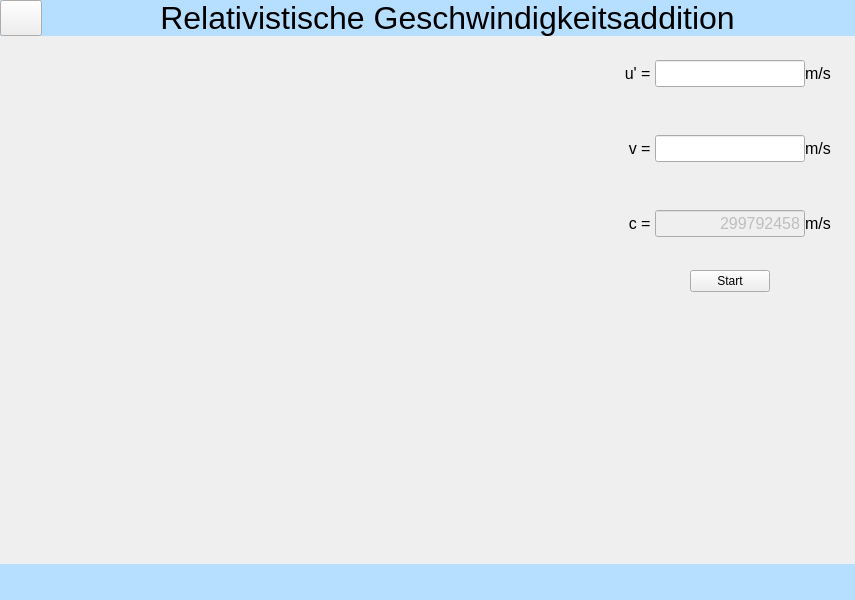
<?xml version="1.0" encoding="UTF-8"?>
<ui version="4.0">
 <class>Form</class>
 <widget class="QWidget" name="Form">
  <property name="geometry">
   <rect>
    <x>0</x>
    <y>0</y>
    <width>855</width>
    <height>600</height>
   </rect>
  </property>
  <property name="windowTitle">
   <string>Form</string>
  </property>
  <property name="styleSheet">
   <string notr="true">.QWidget{
	border: none;
}
.QFrame{
	border: none;
}
#top_frame{
	background-color: rgb(181, 222, 255);
}
#bot_frame{
	background-color: rgb(181, 222, 255);
}
#leftS{
	background-color: rgb(196, 196, 196);
}</string>
  </property>
  <layout class="QVBoxLayout" name="verticalLayout_7">
   <property name="spacing">
    <number>0</number>
   </property>
   <property name="leftMargin">
    <number>0</number>
   </property>
   <property name="topMargin">
    <number>0</number>
   </property>
   <property name="rightMargin">
    <number>0</number>
   </property>
   <property name="bottomMargin">
    <number>0</number>
   </property>
   <item>
    <widget class="QFrame" name="frame">
     <property name="minimumSize">
      <size>
       <width>0</width>
       <height>500</height>
      </size>
     </property>
     <property name="frameShape">
      <enum>QFrame::StyledPanel</enum>
     </property>
     <property name="frameShadow">
      <enum>QFrame::Raised</enum>
     </property>
     <layout class="QHBoxLayout" name="horizontalLayout_2">
      <property name="spacing">
       <number>0</number>
      </property>
      <property name="leftMargin">
       <number>0</number>
      </property>
      <property name="topMargin">
       <number>0</number>
      </property>
      <property name="rightMargin">
       <number>0</number>
      </property>
      <property name="bottomMargin">
       <number>0</number>
      </property>
      <item>
       <widget class="QFrame" name="leftS">
        <property name="maximumSize">
         <size>
          <width>0</width>
          <height>16777215</height>
         </size>
        </property>
        <property name="frameShape">
         <enum>QFrame::StyledPanel</enum>
        </property>
        <property name="frameShadow">
         <enum>QFrame::Raised</enum>
        </property>
        <layout class="QHBoxLayout" name="horizontalLayout_3">
         <property name="spacing">
          <number>0</number>
         </property>
         <property name="leftMargin">
          <number>0</number>
         </property>
         <property name="topMargin">
          <number>0</number>
         </property>
         <property name="rightMargin">
          <number>0</number>
         </property>
         <property name="bottomMargin">
          <number>0</number>
         </property>
         <item>
          <widget class="QFrame" name="frame_4">
           <property name="minimumSize">
            <size>
             <width>200</width>
             <height>0</height>
            </size>
           </property>
           <property name="frameShape">
            <enum>QFrame::StyledPanel</enum>
           </property>
           <property name="frameShadow">
            <enum>QFrame::Raised</enum>
           </property>
           <layout class="QVBoxLayout" name="verticalLayout_3">
            <property name="spacing">
             <number>-1</number>
            </property>
            <property name="leftMargin">
             <number>0</number>
            </property>
            <property name="topMargin">
             <number>0</number>
            </property>
            <property name="rightMargin">
             <number>0</number>
            </property>
            <property name="bottomMargin">
             <number>0</number>
            </property>
            <item>
             <widget class="QLabel" name="label_2">
              <property name="maximumSize">
               <size>
                <width>16777215</width>
                <height>36</height>
               </size>
              </property>
              <property name="font">
               <font>
                <pointsize>24</pointsize>
               </font>
              </property>
              <property name="text">
               <string>Menü</string>
              </property>
              <property name="alignment">
               <set>Qt::AlignCenter</set>
              </property>
             </widget>
            </item>
            <item>
             <widget class="QPushButton" name="pushButton">
              <property name="text">
               <string>Zeitdilatation</string>
              </property>
             </widget>
            </item>
            <item>
             <spacer name="verticalSpacer">
              <property name="orientation">
               <enum>Qt::Vertical</enum>
              </property>
              <property name="sizeHint" stdset="0">
               <size>
                <width>20</width>
                <height>40</height>
               </size>
              </property>
             </spacer>
            </item>
            <item>
             <widget class="QPushButton" name="btn_back">
              <property name="text">
               <string>Hauptmenü</string>
              </property>
             </widget>
            </item>
           </layout>
          </widget>
         </item>
        </layout>
       </widget>
      </item>
      <item>
       <widget class="QFrame" name="rightS">
        <property name="frameShape">
         <enum>QFrame::StyledPanel</enum>
        </property>
        <property name="frameShadow">
         <enum>QFrame::Raised</enum>
        </property>
        <layout class="QVBoxLayout" name="verticalLayout">
         <property name="spacing">
          <number>0</number>
         </property>
         <property name="leftMargin">
          <number>0</number>
         </property>
         <property name="topMargin">
          <number>0</number>
         </property>
         <property name="rightMargin">
          <number>0</number>
         </property>
         <property name="bottomMargin">
          <number>0</number>
         </property>
         <item>
          <widget class="QFrame" name="top_frame">
           <property name="maximumSize">
            <size>
             <width>16777215</width>
             <height>36</height>
            </size>
           </property>
           <property name="frameShape">
            <enum>QFrame::StyledPanel</enum>
           </property>
           <property name="frameShadow">
            <enum>QFrame::Raised</enum>
           </property>
           <layout class="QHBoxLayout" name="horizontalLayout_4">
            <property name="spacing">
             <number>0</number>
            </property>
            <property name="leftMargin">
             <number>0</number>
            </property>
            <property name="topMargin">
             <number>0</number>
            </property>
            <property name="rightMargin">
             <number>0</number>
            </property>
            <property name="bottomMargin">
             <number>0</number>
            </property>
            <item>
             <widget class="QFrame" name="frame_8">
              <property name="minimumSize">
               <size>
                <width>42</width>
                <height>36</height>
               </size>
              </property>
              <property name="maximumSize">
               <size>
                <width>42</width>
                <height>36</height>
               </size>
              </property>
              <property name="frameShape">
               <enum>QFrame::StyledPanel</enum>
              </property>
              <property name="frameShadow">
               <enum>QFrame::Raised</enum>
              </property>
              <layout class="QVBoxLayout" name="verticalLayout_2">
               <property name="spacing">
                <number>0</number>
               </property>
               <property name="leftMargin">
                <number>0</number>
               </property>
               <property name="topMargin">
                <number>0</number>
               </property>
               <property name="rightMargin">
                <number>0</number>
               </property>
               <property name="bottomMargin">
                <number>0</number>
               </property>
               <item>
                <widget class="QPushButton" name="menuButton">
                 <property name="minimumSize">
                  <size>
                   <width>42</width>
                   <height>36</height>
                  </size>
                 </property>
                 <property name="maximumSize">
                  <size>
                   <width>42</width>
                   <height>36</height>
                  </size>
                 </property>
                 <property name="text">
                  <string/>
                 </property>
                 <property name="icon">
                  <iconset>
                   <normaloff>icons8-menue-30.png</normaloff>icons8-menue-30.png</iconset>
                 </property>
                </widget>
               </item>
              </layout>
             </widget>
            </item>
            <item>
             <spacer name="horizontalSpacer">
              <property name="orientation">
               <enum>Qt::Horizontal</enum>
              </property>
              <property name="sizeHint" stdset="0">
               <size>
                <width>178</width>
                <height>20</height>
               </size>
              </property>
             </spacer>
            </item>
            <item>
             <widget class="QLabel" name="label">
              <property name="font">
               <font>
                <pointsize>24</pointsize>
               </font>
              </property>
              <property name="text">
               <string>Relativistische Geschwindigkeitsaddition</string>
              </property>
              <property name="alignment">
               <set>Qt::AlignCenter</set>
              </property>
             </widget>
            </item>
            <item>
             <spacer name="horizontalSpacer_2">
              <property name="orientation">
               <enum>Qt::Horizontal</enum>
              </property>
              <property name="sizeHint" stdset="0">
               <size>
                <width>179</width>
                <height>20</height>
               </size>
              </property>
             </spacer>
            </item>
           </layout>
          </widget>
         </item>
         <item>
          <widget class="QFrame" name="frame_3">
           <property name="minimumSize">
            <size>
             <width>0</width>
             <height>100</height>
            </size>
           </property>
           <property name="frameShape">
            <enum>QFrame::StyledPanel</enum>
           </property>
           <property name="frameShadow">
            <enum>QFrame::Raised</enum>
           </property>
           <layout class="QHBoxLayout" name="horizontalLayout_5">
            <property name="spacing">
             <number>0</number>
            </property>
            <property name="leftMargin">
             <number>0</number>
            </property>
            <property name="topMargin">
             <number>0</number>
            </property>
            <property name="rightMargin">
             <number>0</number>
            </property>
            <property name="bottomMargin">
             <number>0</number>
            </property>
            <item>
             <widget class="mplWidget" name="mplWidget" native="true">
              <property name="minimumSize">
               <size>
                <width>394</width>
                <height>461</height>
               </size>
              </property>
             </widget>
            </item>
            <item>
             <widget class="QFrame" name="frame_2">
              <property name="maximumSize">
               <size>
                <width>250</width>
                <height>16777215</height>
               </size>
              </property>
              <property name="frameShape">
               <enum>QFrame::StyledPanel</enum>
              </property>
              <property name="frameShadow">
               <enum>QFrame::Raised</enum>
              </property>
              <layout class="QVBoxLayout" name="verticalLayout_5">
               <property name="spacing">
                <number>0</number>
               </property>
               <property name="leftMargin">
                <number>0</number>
               </property>
               <property name="topMargin">
                <number>0</number>
               </property>
               <property name="rightMargin">
                <number>0</number>
               </property>
               <property name="bottomMargin">
                <number>0</number>
               </property>
               <item>
                <widget class="QFrame" name="frame_7">
                 <property name="minimumSize">
                  <size>
                   <width>0</width>
                   <height>150</height>
                  </size>
                 </property>
                 <property name="maximumSize">
                  <size>
                   <width>250</width>
                   <height>225</height>
                  </size>
                 </property>
                 <property name="styleSheet">
                  <string notr="true"/>
                 </property>
                 <property name="frameShape">
                  <enum>QFrame::StyledPanel</enum>
                 </property>
                 <property name="frameShadow">
                  <enum>QFrame::Raised</enum>
                 </property>
                 <layout class="QVBoxLayout" name="verticalLayout_4">
                  <property name="spacing">
                   <number>0</number>
                  </property>
                  <property name="leftMargin">
                   <number>0</number>
                  </property>
                  <property name="topMargin">
                   <number>0</number>
                  </property>
                  <property name="rightMargin">
                   <number>0</number>
                  </property>
                  <property name="bottomMargin">
                   <number>0</number>
                  </property>
                  <item>
                   <widget class="QFrame" name="frame_9">
                    <property name="minimumSize">
                     <size>
                      <width>0</width>
                      <height>50</height>
                     </size>
                    </property>
                    <property name="maximumSize">
                     <size>
                      <width>250</width>
                      <height>75</height>
                     </size>
                    </property>
                    <property name="frameShape">
                     <enum>QFrame::StyledPanel</enum>
                    </property>
                    <property name="frameShadow">
                     <enum>QFrame::Raised</enum>
                    </property>
                    <layout class="QHBoxLayout" name="horizontalLayout_7">
                     <property name="spacing">
                      <number>0</number>
                     </property>
                     <property name="leftMargin">
                      <number>0</number>
                     </property>
                     <property name="topMargin">
                      <number>0</number>
                     </property>
                     <property name="rightMargin">
                      <number>0</number>
                     </property>
                     <property name="bottomMargin">
                      <number>0</number>
                     </property>
                     <item>
                      <widget class="QLabel" name="label_3">
                       <property name="minimumSize">
                        <size>
                         <width>50</width>
                         <height>0</height>
                        </size>
                       </property>
                       <property name="maximumSize">
                        <size>
                         <width>50</width>
                         <height>16777215</height>
                        </size>
                       </property>
                       <property name="font">
                        <font>
                         <pointsize>12</pointsize>
                        </font>
                       </property>
                       <property name="text">
                        <string>u' = </string>
                       </property>
                       <property name="alignment">
                        <set>Qt::AlignRight|Qt::AlignTrailing|Qt::AlignVCenter</set>
                       </property>
                      </widget>
                     </item>
                     <item>
                      <widget class="QLineEdit" name="lineEdit_u2">
                       <property name="minimumSize">
                        <size>
                         <width>100</width>
                         <height>0</height>
                        </size>
                       </property>
                       <property name="maximumSize">
                        <size>
                         <width>150</width>
                         <height>16777215</height>
                        </size>
                       </property>
                       <property name="font">
                        <font>
                         <pointsize>12</pointsize>
                        </font>
                       </property>
                       <property name="inputMethodHints">
                        <set>Qt::ImhNone</set>
                       </property>
                       <property name="alignment">
                        <set>Qt::AlignRight|Qt::AlignTrailing|Qt::AlignVCenter</set>
                       </property>
                      </widget>
                     </item>
                     <item>
                      <widget class="QLabel" name="label_11">
                       <property name="minimumSize">
                        <size>
                         <width>50</width>
                         <height>0</height>
                        </size>
                       </property>
                       <property name="font">
                        <font>
                         <pointsize>12</pointsize>
                        </font>
                       </property>
                       <property name="text">
                        <string>m/s</string>
                       </property>
                      </widget>
                     </item>
                    </layout>
                   </widget>
                  </item>
                  <item>
                   <widget class="QFrame" name="frame_10">
                    <property name="minimumSize">
                     <size>
                      <width>0</width>
                      <height>50</height>
                     </size>
                    </property>
                    <property name="maximumSize">
                     <size>
                      <width>250</width>
                      <height>75</height>
                     </size>
                    </property>
                    <property name="styleSheet">
                     <string notr="true"/>
                    </property>
                    <property name="frameShape">
                     <enum>QFrame::StyledPanel</enum>
                    </property>
                    <property name="frameShadow">
                     <enum>QFrame::Raised</enum>
                    </property>
                    <layout class="QHBoxLayout" name="horizontalLayout_8">
                     <property name="spacing">
                      <number>0</number>
                     </property>
                     <property name="leftMargin">
                      <number>0</number>
                     </property>
                     <property name="topMargin">
                      <number>0</number>
                     </property>
                     <property name="rightMargin">
                      <number>0</number>
                     </property>
                     <property name="bottomMargin">
                      <number>0</number>
                     </property>
                     <item>
                      <widget class="QLabel" name="label_9">
                       <property name="minimumSize">
                        <size>
                         <width>50</width>
                         <height>0</height>
                        </size>
                       </property>
                       <property name="maximumSize">
                        <size>
                         <width>50</width>
                         <height>16777215</height>
                        </size>
                       </property>
                       <property name="font">
                        <font>
                         <pointsize>12</pointsize>
                        </font>
                       </property>
                       <property name="text">
                        <string>v = </string>
                       </property>
                       <property name="alignment">
                        <set>Qt::AlignRight|Qt::AlignTrailing|Qt::AlignVCenter</set>
                       </property>
                      </widget>
                     </item>
                     <item>
                      <widget class="QLineEdit" name="lineEdit_v">
                       <property name="minimumSize">
                        <size>
                         <width>100</width>
                         <height>0</height>
                        </size>
                       </property>
                       <property name="maximumSize">
                        <size>
                         <width>150</width>
                         <height>16777215</height>
                        </size>
                       </property>
                       <property name="font">
                        <font>
                         <pointsize>12</pointsize>
                        </font>
                       </property>
                       <property name="styleSheet">
                        <string notr="true"/>
                       </property>
                       <property name="alignment">
                        <set>Qt::AlignRight|Qt::AlignTrailing|Qt::AlignVCenter</set>
                       </property>
                      </widget>
                     </item>
                     <item>
                      <widget class="QLabel" name="label_12">
                       <property name="minimumSize">
                        <size>
                         <width>50</width>
                         <height>0</height>
                        </size>
                       </property>
                       <property name="font">
                        <font>
                         <pointsize>12</pointsize>
                        </font>
                       </property>
                       <property name="text">
                        <string>m/s</string>
                       </property>
                      </widget>
                     </item>
                    </layout>
                   </widget>
                  </item>
                  <item>
                   <widget class="QFrame" name="frame_11">
                    <property name="minimumSize">
                     <size>
                      <width>0</width>
                      <height>50</height>
                     </size>
                    </property>
                    <property name="maximumSize">
                     <size>
                      <width>250</width>
                      <height>75</height>
                     </size>
                    </property>
                    <property name="frameShape">
                     <enum>QFrame::StyledPanel</enum>
                    </property>
                    <property name="frameShadow">
                     <enum>QFrame::Raised</enum>
                    </property>
                    <layout class="QHBoxLayout" name="horizontalLayout_6">
                     <property name="spacing">
                      <number>0</number>
                     </property>
                     <property name="leftMargin">
                      <number>0</number>
                     </property>
                     <property name="topMargin">
                      <number>0</number>
                     </property>
                     <property name="rightMargin">
                      <number>0</number>
                     </property>
                     <property name="bottomMargin">
                      <number>0</number>
                     </property>
                     <item>
                      <widget class="QLabel" name="label_10">
                       <property name="minimumSize">
                        <size>
                         <width>50</width>
                         <height>0</height>
                        </size>
                       </property>
                       <property name="maximumSize">
                        <size>
                         <width>50</width>
                         <height>16777215</height>
                        </size>
                       </property>
                       <property name="font">
                        <font>
                         <pointsize>12</pointsize>
                        </font>
                       </property>
                       <property name="text">
                        <string>c = </string>
                       </property>
                       <property name="alignment">
                        <set>Qt::AlignRight|Qt::AlignTrailing|Qt::AlignVCenter</set>
                       </property>
                      </widget>
                     </item>
                     <item>
                      <widget class="QLineEdit" name="lineEdit_c">
                       <property name="enabled">
                        <bool>false</bool>
                       </property>
                       <property name="minimumSize">
                        <size>
                         <width>100</width>
                         <height>0</height>
                        </size>
                       </property>
                       <property name="maximumSize">
                        <size>
                         <width>150</width>
                         <height>16777215</height>
                        </size>
                       </property>
                       <property name="font">
                        <font>
                         <pointsize>12</pointsize>
                        </font>
                       </property>
                       <property name="styleSheet">
                        <string notr="true"/>
                       </property>
                       <property name="text">
                        <string>299792458</string>
                       </property>
                       <property name="alignment">
                        <set>Qt::AlignRight|Qt::AlignTrailing|Qt::AlignVCenter</set>
                       </property>
                      </widget>
                     </item>
                     <item>
                      <widget class="QLabel" name="label_13">
                       <property name="minimumSize">
                        <size>
                         <width>50</width>
                         <height>0</height>
                        </size>
                       </property>
                       <property name="font">
                        <font>
                         <pointsize>12</pointsize>
                        </font>
                       </property>
                       <property name="text">
                        <string>m/s</string>
                       </property>
                      </widget>
                     </item>
                    </layout>
                   </widget>
                  </item>
                 </layout>
                </widget>
               </item>
               <item alignment="Qt::AlignHCenter|Qt::AlignTop">
                <widget class="QFrame" name="frame_5">
                 <property name="maximumSize">
                  <size>
                   <width>16777215</width>
                   <height>16777215</height>
                  </size>
                 </property>
                 <property name="frameShape">
                  <enum>QFrame::StyledPanel</enum>
                 </property>
                 <property name="frameShadow">
                  <enum>QFrame::Raised</enum>
                 </property>
                 <layout class="QVBoxLayout" name="verticalLayout_6">
                  <item>
                   <widget class="QPushButton" name="btn_action">
                    <property name="maximumSize">
                     <size>
                      <width>120</width>
                      <height>16777215</height>
                     </size>
                    </property>
                    <property name="text">
                     <string>Start</string>
                    </property>
                   </widget>
                  </item>
                 </layout>
                </widget>
               </item>
              </layout>
             </widget>
            </item>
           </layout>
          </widget>
         </item>
         <item>
          <widget class="QFrame" name="bot_frame">
           <property name="minimumSize">
            <size>
             <width>0</width>
             <height>36</height>
            </size>
           </property>
           <property name="maximumSize">
            <size>
             <width>16777215</width>
             <height>36</height>
            </size>
           </property>
           <property name="frameShape">
            <enum>QFrame::StyledPanel</enum>
           </property>
           <property name="frameShadow">
            <enum>QFrame::Raised</enum>
           </property>
          </widget>
         </item>
        </layout>
       </widget>
      </item>
     </layout>
    </widget>
   </item>
  </layout>
 </widget>
 <customwidgets>
  <customwidget>
   <class>mplWidget</class>
   <extends>QWidget</extends>
   <header>model/ferdi/model/mplwidget.h</header>
   <container>1</container>
  </customwidget>
 </customwidgets>
 <resources>
  <include location="icons.qrc"/>
 </resources>
 <connections/>
</ui>
